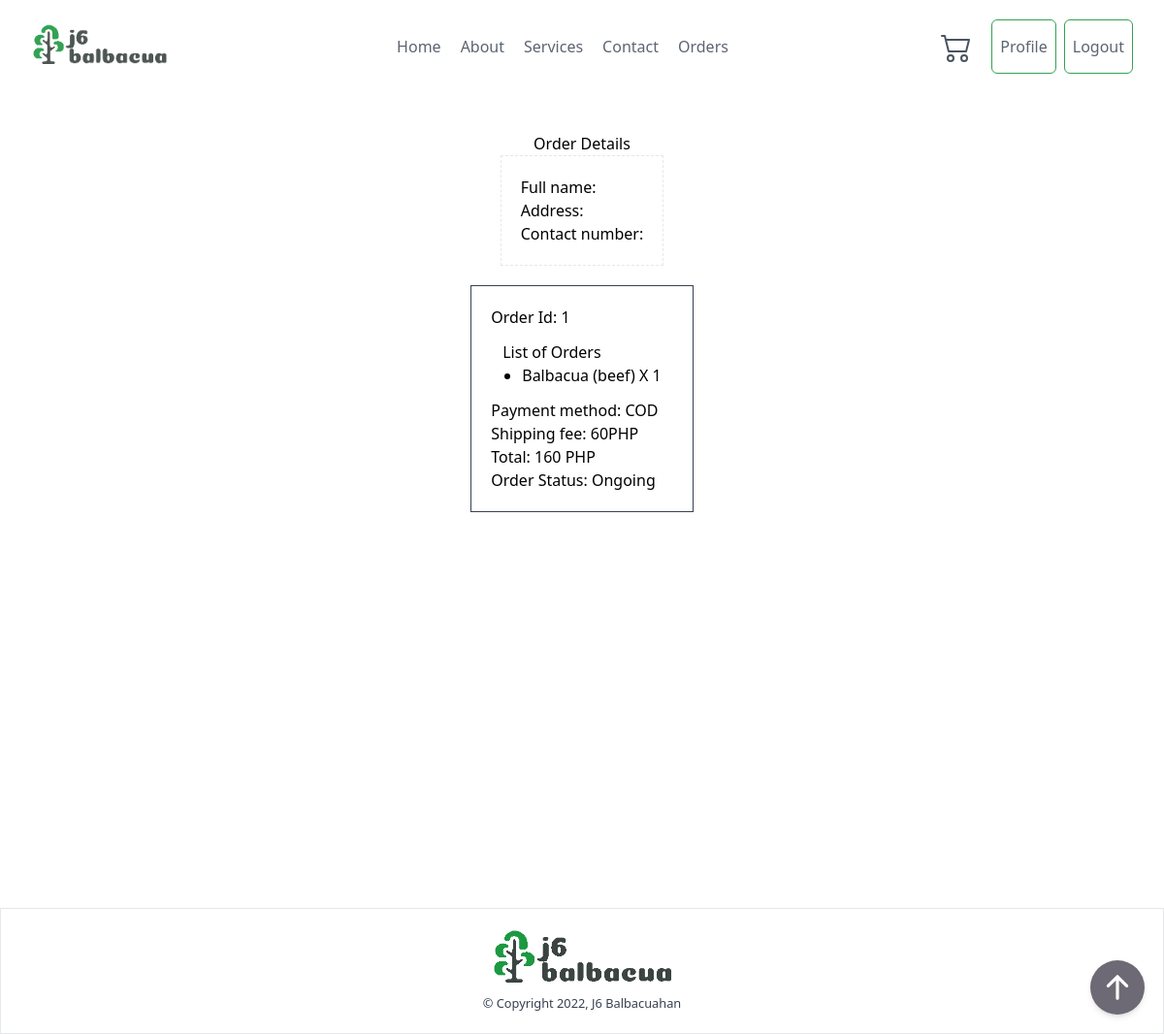
Screenshot of /order/1/ (signed in) with the database file from the repository.
### ordering/models.py (models this page shows, shortened)
class Order(models.Model):
    payment = [
        ('Gcash', 'Gcash'),
        ('COD', 'COD')
    ]
    order_status = [
        ('Cancel', 'Cancel'),
        ('Ongoing', 'Ongoing'),
        ('Recieved', 'Recieved')
    ]
    user = models.ForeignKey(User, related_name="user_order", on_delete=models.CASCADE)
    shipping_fee = models.PositiveIntegerField()
    total = models.PositiveIntegerField()
    payment_method = models.CharField(max_length=10, choices=payment)
    paid_status = models.CharField(max_length=10)
    order_status = models.CharField(max_length=20, choices=order_status, default="Ongoing")
    created_at = models.DateTimeField(auto_now_add=True)
    update_at = models.DateTimeField(auto_now=True)

class OrderItems(models.Model):
    order = models.ForeignKey(Order, related_name="order", on_delete=models.CASCADE)
    food = models.ForeignKey(Food, related_name="food", on_delete=models.CASCADE)
    quantity = models.PositiveIntegerField()
    class Meta:
        verbose_name_plural = "categories"
    def __str__(self):
        return f"{self.food}"

class Food(models.Model):
    STATUS = [
        ('Best Seller', 'Best Seller'),
        ('Favorites', 'Favorites'),
        ('Special', 'Special'),
        ('Out Of Stock', 'Out Of Stock')
    ]
    name = models.CharField(max_length=255)
    price = models.PositiveIntegerField()
    status = models.CharField(
        max_length=50, choices=STATUS, default='Favorites')
    food_image = models.ImageField(
        upload_to='food_img/', null=True, blank=True)
    description = models.TextField(blank=True, null=True)
    created = models.DateTimeField(auto_now_add=True)
    updated = models.DateTimeField(auto_now=True)
    def __str__(self):
        return self.name

### ordering/views.py (the view)
# urls.py: path('order/<int:pk>/', views.OrderDetail.as_view(), name="order-detail"),
class OrderDetail(LoginRequiredMixin, View):
    def get(self, request, pk):
        if 'cart' in self.request.session:
            cart = self.request.session['cart']
        else:
            cart = []
        order = Order.objects.get(pk=pk)
        order_items = OrderItems.objects.filter(order=order)
        context = {
            'order': order,
            'order_items': order_items,
            'cart': len(cart)
        }
        return render(request, 'order_detail.html', context)

### templates/order_detail.html
{% extends 'base.html' %}
{% block content %}
{% include 'components/header.html' %}
    <div class="container flex flex-col items-center min-h-screen py-10 mx-auto mb-10">
        <div class="">Order Details</div>
        <div class="p-5 mb-5 border border-dashed">
            <div>Full name: </div>
            <div>Address: </div>
            <div>Contact number: </div>
        </div>
        <div class="p-5 border border-gray-700">
            <div>Order Id: {{order.id}}</div>
            <ul class="p-3 list-disc">
            <p>List of Orders</p>
            {% for food in order_items %}
            <li class="ml-5">{{food}} X {{food.quantity}}</li>
            {% endfor %}
            </ul>
            <div>Payment method: {{ order.payment_method }}</div>
            <div>Shipping fee: {{ order.shipping_fee }}PHP</div>
            <div>Total: {{ order.total }} PHP</div>
            <div>Order Status: {{order.order_status}}</div>
        </div>
    </div>
{% include 'components/footer.html' %}
{% endblock content %}

### rows the page displays
Order: id "1", payment_method "COD", shipping_fee "60", total "160", order_status "Ongoing"
OrderItems: food.name "Balbacua (beef)", quantity "1"
